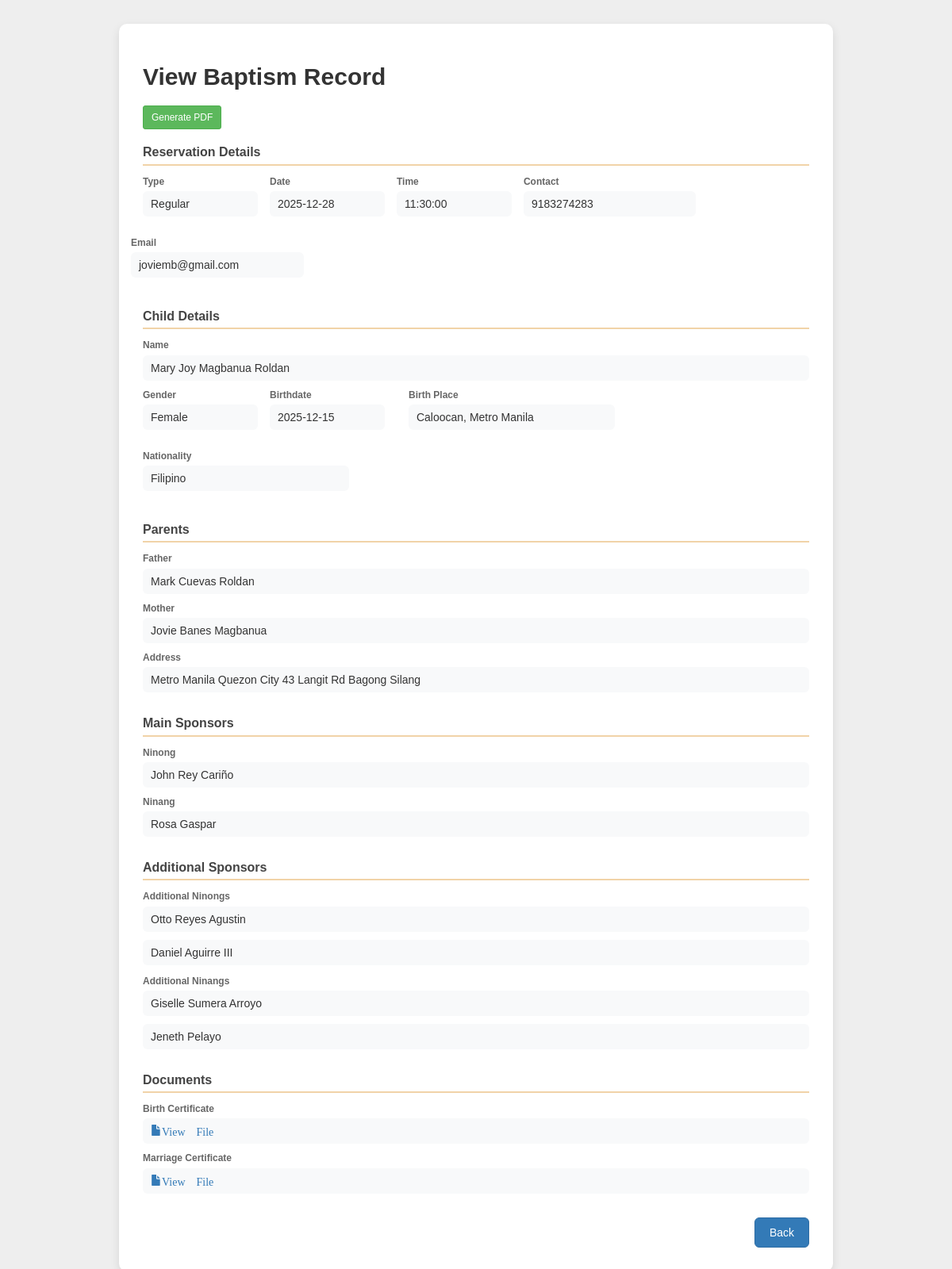
Screenshot of /private/sacraments/baptism/s_baptism_view.php?id=73 (signed in) with the database file from the repository.
### tables this page shows
CREATE TABLE `baptisms` (
  `id` int(11) NOT NULL,
  `reservation_user_id` int(11) DEFAULT NULL,
  `baptism_type` enum('Regular','Solo') NOT NULL,
  `status` varchar(20) DEFAULT '''Pending''',
  `notif` tinyint(1) NOT NULL DEFAULT 0,
  `email` varchar(100) DEFAULT NULL,
  `contact` varchar(20) DEFAULT NULL,
  `date` date NOT NULL,
  `time` time DEFAULT NULL,
  `created_at` timestamp NOT NULL DEFAULT current_timestamp(),
  `rehearsal_date` date DEFAULT NULL,
  `rehearsal_time` time DEFAULT NULL,
  `child_firstname` varchar(30) NOT NULL,
  `child_middlename` varchar(30) DEFAULT NULL,
  `child_lastname` varchar(30) NOT NULL,
  `child_suffix` varchar(30) DEFAULT NULL,
  `child_gender` varchar(6) NOT NULL,
  `child_nat` varchar(12) DEFAULT 'Filipino',
  `birth_date` date NOT NULL,
  `birth_place` varchar(255) NOT NULL,
  `mother_firstname` varchar(30) NOT NULL,
  `mother_middlename` varchar(30) DEFAULT NULL,
  `mother_lastname` varchar(30) NOT NULL,
  `father_firstname` varchar(30) NOT NULL,
  `father_middlename` varchar(30) NOT NULL,
  `father_lastname` varchar(30) NOT NULL,
  `father_suffix` varchar(30) DEFAULT NULL,
  `address` varchar(250) DEFAULT NULL,
  `ninong_firstname` varchar(30) DEFAULT NULL,
  `ninong_middlename` varchar(30) DEFAULT NULL,
  `ninong_lastname` varchar(30) DEFAULT NULL,
  `ninong_suffix` varchar(30) DEFAULT NULL,
  `ninang_firstname` varchar(30) DEFAULT NULL,
  `ninang_middlename` varchar(30) DEFAULT NULL,
  `ninang_lastname` varchar(30) DEFAULT NULL,
  `married` varchar(3) NOT NULL,
  `marriage_type` varchar(15) DEFAULT 'Single',
  `birth_certificate` varchar(300) DEFAULT NULL,
  `marriage_certificate` varchar(300) DEFAULT NULL,
  `province` varchar(30) DEFAULT NULL,
  `city` varchar(30) DEFAULT NULL,
  `street_no` varchar(30) DEFAULT NULL,
  `barangay` varchar(30) DEFAULT NULL
);

CREATE TABLE `ninong_tbl` (
  `ninong_id` int(11) NOT NULL,
  `baptism_id` int(11) DEFAULT NULL,
  `wedding_id` int(11) DEFAULT NULL,
  `confirmation_id` int(11) DEFAULT NULL,
  `ninong_firstname` varchar(30) NOT NULL,
  `ninong_middlename` varchar(30) DEFAULT NULL,
  `ninong_lastname` varchar(30) NOT NULL,
  `ninong_suffix` varchar(30) DEFAULT NULL
);

CREATE TABLE `ninang_tbl` (
  `ninang_id` int(11) NOT NULL,
  `baptism_id` int(11) DEFAULT NULL,
  `wedding_id` int(11) DEFAULT NULL,
  `confirmation_id` int(11) DEFAULT NULL,
  `ninang_firstname` varchar(30) NOT NULL,
  `ninang_middlename` varchar(30) DEFAULT NULL,
  `ninang_lastname` varchar(30) DEFAULT NULL
);

CREATE TABLE `as_ninong_tbl` (
  `as_ninong_id` int(11) NOT NULL,
  `baptism_id` int(11) DEFAULT NULL,
  `wedding_id` int(11) DEFAULT NULL,
  `confirmation_id` int(11) DEFAULT NULL,
  `as_ninong_firstname` varchar(30) NOT NULL,
  `as_ninong_middlename` varchar(30) DEFAULT NULL,
  `as_ninong_lastname` varchar(30) NOT NULL,
  `as_ninong_suffix` varchar(30) DEFAULT NULL
);

CREATE TABLE `as_ninang_tbl` (
  `as_ninang_id` int(11) NOT NULL,
  `baptism_id` int(11) DEFAULT NULL,
  `wedding_id` int(11) DEFAULT NULL,
  `confirmation_id` int(11) DEFAULT NULL,
  `as_ninang_firstname` varchar(30) NOT NULL,
  `as_ninang_middlename` varchar(30) DEFAULT NULL,
  `as_ninang_lastname` varchar(30) NOT NULL
);

### private/sacraments/baptism/s_baptism_view.php (the view, shortened to what this page needs)
<?php
require_once '../connection.php';
$id = intval($_GET['id']);
try {
    $stmt = $dbh->prepare("SELECT * FROM baptisms WHERE id=:id LIMIT 1");
    $stmt->execute([':id' => $id]);
    $baptism = $stmt->fetch(PDO::FETCH_ASSOC);
    $stmt = $dbh->prepare("SELECT * FROM ninong_tbl WHERE baptism_id=:id LIMIT 1");
    $stmt->execute([':id' => $id]);
    $ninong = $stmt->fetch(PDO::FETCH_ASSOC) ?: [];
    $stmt = $dbh->prepare("SELECT * FROM ninang_tbl WHERE baptism_id=:id LIMIT 1");
    $stmt->execute([':id' => $id]);
    $ninang = $stmt->fetch(PDO::FETCH_ASSOC) ?: [];
    $stmt = $dbh->prepare("SELECT * FROM as_ninong_tbl WHERE baptism_id=:id");
    $stmt->execute([':id' => $id]);
    $asNinongs = $stmt->fetchAll(PDO::FETCH_ASSOC);
    $stmt = $dbh->prepare("SELECT * FROM as_ninang_tbl WHERE baptism_id=:id");
    $stmt->execute([':id' => $id]);
    $asNinangs = $stmt->fetchAll(PDO::FETCH_ASSOC);
} catch (PDOException $e) {
    die("Database Error: " . $e->getMessage());
}
function v($arr, $key) {
    return htmlspecialchars($arr[$key] ?? '');
}
?>
<!doctype html>
<html lang="en">
<head>
<link href="https://maxcdn.bootstrapcdn.com/bootstrap/3.3.0/css/bootstrap.min.css" rel="stylesheet"/>
<link href='../../../stylesheets/private/sacrament_insert.css' rel='stylesheet'>
</head>
<body>
<div class="record-container">
  <h2>View Baptism Record</h2>
<a href='../../certificate/baptsimpdf.php?id=<?= $baptism['id'] ?>' class='btn btn-success btn-sm'>Generate PDF</a>
  <div class="record-section">
    <h3>Reservation Details</h3>
    <div class="row record-inline">
      <div class="col-md-2 record-row"><span class="record-label">Type</span><div class="record-value"><?= v($baptism,'baptism_type') ?></div></div>
      <div class="col-md-2 record-row"><span class="record-label">Date</span><div class="record-value"><?= v($baptism,'date') ?></div></div>
      <div class="col-md-2 record-row"><span class="record-label">Time</span><div class="record-value"><?= v($baptism,'time') ?></div></div>
      <div class="col-md-3 record-row"><span class="record-label">Contact</span><div class="record-value"><?= v($baptism,'contact') ?></div></div>
      <div class="col-md-3 record-row"><span class="record-label">Email</span><div class="record-value"><?= v($baptism,'email') ?></div></div>
    </div>
  </div>
  <div class="record-section">
    <h3>Child Details</h3>
    <div class="record-row">
      <span class="record-label">Name</span>
      <div class="record-value">
        <?= v($baptism,'child_firstname') ?>
        <?= v($baptism,'child_middlename') ?>
        <?= v($baptism,'child_lastname') ?>
      </div>
    </div>
    <div class="row record-inline">
      <div class="col-md-2 record-row"><span class="record-label">Gender</span><div class="record-value"><?= v($baptism,'child_gender') ?></div></div>
      <div class="col-md-2 record-row"><span class="record-label">Birthdate</span><div class="record-value"><?= v($baptism,'birth_date') ?></div></div>
      <div class="col-md-4 record-row"><span class="record-label">Birth Place</span><div class="record-value"><?= v($baptism,'birth_place') ?></div></div>
      <div class="col-md-4 record-row"><span class="record-label">Nationality</span><div class="record-value"><?= v($baptism,'child_nat') ?></div></div>
    </div>
  </div>
  <div class="record-section">
    <h3>Parents</h3>
    <div class="record-row">
      <span class="record-label">Father</span>
      <div class="record-value">
        <?= v($baptism,'father_firstname') ?>
        <?= v($baptism,'father_middlename') ?>
        <?= v($baptism,'father_lastname') ?>
      </div>
    </div>
    <div class="record-row" style="margin-top:10px;">
      <span class="record-label">Mother</span>
      <div class="record-value">
        <?= v($baptism,'mother_firstname') ?>
        <?= v($baptism,'mother_middlename') ?>
        <?= v($baptism,'mother_lastname') ?>
      </div>
    </div>
    <div class="record-row">
      <span class="record-label">Address</span>
      <div class="record-value">
        <?= v($baptism,'province') ?>
        <?= v($baptism,'city') ?>
        <?= v($baptism,'street_no') ?>
        <?= v($baptism,'barangay') ?>
      </div>
    </div>
  </div>
  <div class="record-section">
    <h3>Main Sponsors</h3>
    <div class="record-row">
      <span class="record-label">Ninong</span>
      <div class="record-value">
        <?= htmlspecialchars(trim(($ninong['ninong_firstname'] ?? '').' '.($ninong['ninong_middlename'] ?? '').' '.($ninong['ninong_lastname'] ?? '').' '.($ninong['ninong_suffix'] ?? ''))) ?>
      </div>
    </div>
    <div class="record-row" style="margin-top:10px;">
      <span class="record-label">Ninang</span>
      <div class="record-value">
        <?= htmlspecialchars(trim(($ninang['ninang_firstname'] ?? '').' '.($ninang['ninang_middlename'] ?? '').' '.($ninang['ninang_lastname'] ?? ''))) ?>
      </div>
    </div>
  </div>
  <div class="record-section">
    <h3>Additional Sponsors</h3>
    <span class="record-label">Additional Ninongs</span>
    <?php if ($asNinongs): foreach ($asNinongs as $n): ?>
      <div class="record-row">
        <div class="record-value">
          <?= htmlspecialchars(trim($n['as_ninong_firstname']." ".$n['as_ninong_middlename']." ".$n['as_ninong_lastname']." ".$n['as_ninong_suffix'])) ?>
        </div>
      </div>
    <?php endforeach; else: ?>
      <em>No additional ninongs</em>
    <?php endif; ?>
    <span class="record-label" style="margin-top:12px;">Additional Ninangs</span>
    <?php if ($asNinangs): foreach ($asNinangs as $n): ?>
      <div class="record-row">
        <div class="record-value">
          <?= htmlspecialchars(trim($n['as_ninang_firstname']." ".$n['as_ninang_middlename']." ".$n['as_ninang_lastname'])) ?>
        </div>
      </div>
    <?php endforeach; else: ?>
      <em>No additional ninangs</em>
    <?php endif; ?>
  </div>
  <div class="record-section">
    <h3>Documents</h3>
    <div class="record-row">
      <span class="record-label">Birth Certificate</span>
      <div class="record-value">
        <?php if (!empty($baptism['birth_certificate'])): ?>
          <a href="../view_file.php?file=<?= urlencode($baptism['birth_certificate']) ?>" target="_blank" class="glyphicon glyphicon-file">View File</a>
        <?php else: ?> <em>Not provided</em> <?php endif; ?>
      </div>
    </div>
    <div class="record-row">
      <span class="record-label">Marriage Certificate</span>
      <div class="record-value">
        <?php if (!empty($baptism['marriage_certificate'])): ?>
          <a href="../view_file.php?file=<?= urlencode($baptism['marriage_certificate']) ?>" target="_blank" class="glyphicon glyphicon-file">View File</a>
        <?php else: ?> <em>Not provided</em> <?php endif; ?>
      </div>
    </div>
  </div>
  <div class="record-buttons">
    <a href="s_baptism.php" class="btn btn-primary">Back</a>
  </div>
</div>
</body>
</html>

### stylesheets/private/sacrament_insert.css (style rules this page uses)
* { margin: 0; padding: 0; box-sizing: border-box; }
a { text-decoration: none; }
:root { --poppins: 'Poppins', sans-serif; --lato: 'Lato', sans-serif; --light: #F9F9F9; --blue: #3C91E6; --grey: #eee; --dark-grey: #AAAAAA; --dark: #342E37; --red: #DB504A; --green: #418033; --success: #16a34a; --warning: #f59e0b; --danger: #dc2626; }
html, body { height: 100%; overflow-x: hidden; }
body { background: var(--grey); font-family: var(--lato); }
.record-container { max-width: 900px; margin: 30px auto; background: #fff; padding: 30px; border-radius: 10px; box-shadow: 0 4px 12px rgba(0,0,0,0.1); font-family: var(--poppins); }
.record-container h2 { font-weight: 600; margin-bottom: 20px; color: #333; }
.record-section { margin-bottom: 30px; }
.record-section h3 { font-size: 16px; font-weight: 600; color: #444; margin-bottom: 12px; padding-bottom: 6px; border-bottom: 2px solid #f1d3a8; }
.record-row { margin-bottom: 10px; font-size: 14px; color: #333; }
.record-label { font-weight: 600; display: block; font-size: 12px; color: #666; margin-bottom: 3px; }
.record-value { background: #f8f9fa; padding: 6px 10px; border-radius: 6px; display: inline-block; min-width: 100%; }
.record-inline { display: flex; flex-wrap: wrap; gap: 15px; }
.record-inline .col-md-2, .record-inline .col-md-3, .record-inline .col-md-5 { padding-left: 0; padding-right: 0; }
.record-buttons { margin-top: 25px; text-align: right; }
.record-buttons .btn { padding: 8px 18px; border-radius: 6px; font-weight: 500; }

### rows the page displays
baptisms: baptism_type "Regular", date "2025-12-28", time "11:30:00", contact "9183274283", email "joviemb@gmail.com", child_firstname "Mary Joy", child_middlename "Magbanua", child_lastname "Roldan", child_gender "Female", birth_date "2025-12-15", birth_place "Caloocan, Metro Manila", child_nat "Filipino", father_firstname "Mark", father_middlename "Cuevas", father_lastname "Roldan", mother_firstname "Jovie", mother_middlename "Banes", mother_lastname "Magbanua", province "Metro Manila", city "Quezon City", street_no "43 Langit Rd", barangay "Bagong Silang"
ninong_tbl: ninong_firstname+ninong_middlename+ninong_lastname "John Rey Cariño"
ninang_tbl: ninang_firstname+ninang_middlename+ninang_lastname "Rosa Gaspar"
as_ninong_tbl: as_ninong_firstname+as_ninong_middlename+as_ninong_lastname "Otto Reyes Agustin"
as_ninong_tbl: as_ninong_firstname+as_ninong_middlename+as_ninong_lastname "Daniel Aguirre III"
as_ninang_tbl: as_ninang_firstname+as_ninang_middlename+as_ninang_lastname "Giselle Sumera Arroyo"
as_ninang_tbl: as_ninang_firstname+as_ninang_middlename+as_ninang_lastname "Jeneth Pelayo"
